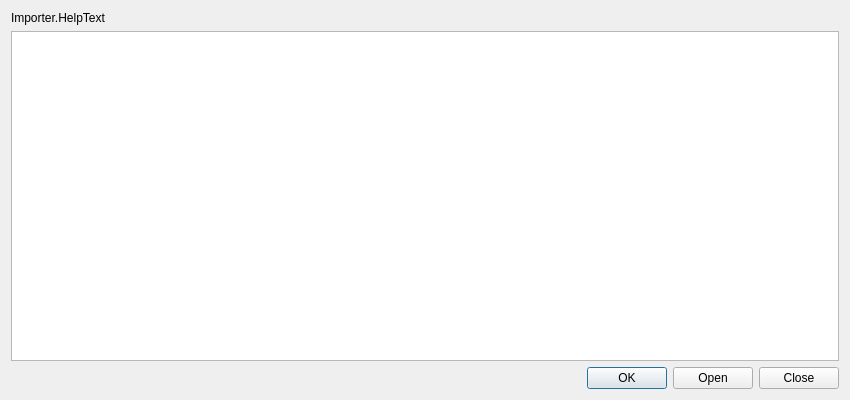
<?xml version="1.0" encoding="UTF-8"?>
<ui version="4.0">
 <class>OBSImporter</class>
 <widget class="QDialog" name="OBSImporter">
  <property name="geometry">
   <rect>
    <x>0</x>
    <y>0</y>
    <width>850</width>
    <height>400</height>
   </rect>
  </property>
  <property name="windowTitle">
   <string>Importer</string>
  </property>
  <layout class="QGridLayout" name="gridLayout">
   <item row="0" column="0">
    <widget class="QLabel" name="label">
     <property name="text">
      <string>Importer.HelpText</string>
     </property>
    </widget>
   </item>
   <item row="2" column="0">
    <layout class="QHBoxLayout" name="horizontalLayout_4">
     <property name="spacing">
      <number>6</number>
     </property>
     <item>
      <widget class="QDialogButtonBox" name="buttonBox">
       <property name="standardButtons">
        <set>QDialogButtonBox::Close|QDialogButtonBox::Open|QDialogButtonBox::Ok</set>
       </property>
      </widget>
     </item>
    </layout>
   </item>
   <item row="1" column="0">
    <widget class="QTableView" name="tableView">
     <property name="selectionMode">
      <enum>QAbstractItemView::NoSelection</enum>
     </property>
     <attribute name="horizontalHeaderDefaultSectionSize">
      <number>23</number>
     </attribute>
     <attribute name="horizontalHeaderMinimumSectionSize">
      <number>23</number>
     </attribute>
     <attribute name="verticalHeaderVisible">
      <bool>false</bool>
     </attribute>
     <attribute name="verticalHeaderDefaultSectionSize">
      <number>23</number>
     </attribute>
    </widget>
   </item>
  </layout>
 </widget>
 <resources/>
 <connections/>
</ui>
